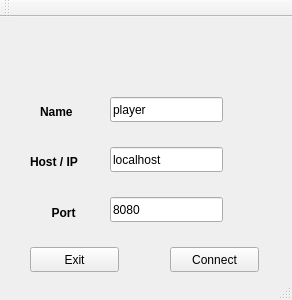
<?xml version="1.0" encoding="UTF-8"?>
<ui version="4.0">
 <class>client_connector</class>
 <widget class="QMainWindow" name="client_connector">
  <property name="geometry">
   <rect>
    <x>0</x>
    <y>0</y>
    <width>292</width>
    <height>300</height>
   </rect>
  </property>
  <property name="minimumSize">
   <size>
    <width>292</width>
    <height>300</height>
   </size>
  </property>
  <property name="maximumSize">
   <size>
    <width>292</width>
    <height>300</height>
   </size>
  </property>
  <property name="windowTitle">
   <string>Worms - Cliente</string>
  </property>
  <property name="accessibleDescription">
   <string/>
  </property>
  <property name="autoFillBackground">
   <bool>false</bool>
  </property>
  <property name="styleSheet">
   <string notr="true"/>
  </property>
  <widget class="QWidget" name="centralWidget">
   <widget class="QPushButton" name="connectButton">
    <property name="geometry">
     <rect>
      <x>170</x>
      <y>230</y>
      <width>89</width>
      <height>25</height>
     </rect>
    </property>
    <property name="text">
     <string>Connect</string>
    </property>
   </widget>
   <widget class="QPushButton" name="exitButton">
    <property name="geometry">
     <rect>
      <x>30</x>
      <y>230</y>
      <width>89</width>
      <height>25</height>
     </rect>
    </property>
    <property name="minimumSize">
     <size>
      <width>89</width>
      <height>25</height>
     </size>
    </property>
    <property name="maximumSize">
     <size>
      <width>89</width>
      <height>25</height>
     </size>
    </property>
    <property name="text">
     <string>Exit</string>
    </property>
   </widget>
   <widget class="QLabel" name="ipLabel">
    <property name="geometry">
     <rect>
      <x>30</x>
      <y>130</y>
      <width>71</width>
      <height>31</height>
     </rect>
    </property>
    <property name="text">
     <string>&lt;html&gt;&lt;head/&gt;&lt;body&gt;&lt;p&gt;&lt;span style=&quot; font-weight:600; color:#000000;&quot;&gt;Host / IP&lt;/span&gt;&lt;/p&gt;&lt;/body&gt;&lt;/html&gt;</string>
    </property>
   </widget>
   <widget class="QLabel" name="portLabel">
    <property name="geometry">
     <rect>
      <x>30</x>
      <y>186</y>
      <width>67</width>
      <height>21</height>
     </rect>
    </property>
    <property name="text">
     <string>&lt;html&gt;&lt;head/&gt;&lt;body&gt;&lt;p align=&quot;center&quot;&gt;&lt;span style=&quot; font-weight:600; color:#000000;&quot;&gt;Port&lt;/span&gt;&lt;/p&gt;&lt;/body&gt;&lt;/html&gt;</string>
    </property>
   </widget>
   <widget class="QLabel" name="logoWorms">
    <property name="geometry">
     <rect>
      <x>50</x>
      <y>0</y>
      <width>201</width>
      <height>71</height>
     </rect>
    </property>
    <property name="text">
     <string/>
    </property>
    <property name="textFormat">
     <enum>Qt::RichText</enum>
    </property>
    <property name="pixmap">
     <pixmap resource="client_resources.qrc">:/images/worms_logo.png</pixmap>
    </property>
   </widget>
   <widget class="QLabel" name="background">
    <property name="geometry">
     <rect>
      <x>-50</x>
      <y>-40</y>
      <width>411</width>
      <height>311</height>
     </rect>
    </property>
    <property name="text">
     <string/>
    </property>
    <property name="textFormat">
     <enum>Qt::RichText</enum>
    </property>
    <property name="pixmap">
     <pixmap resource="client_resources.qrc">:/images/connector_bg.jpg</pixmap>
    </property>
    <property name="scaledContents">
     <bool>true</bool>
    </property>
   </widget>
   <widget class="QLabel" name="portBoxLabel">
    <property name="geometry">
     <rect>
      <x>10</x>
      <y>170</y>
      <width>101</width>
      <height>51</height>
     </rect>
    </property>
    <property name="text">
     <string/>
    </property>
    <property name="pixmap">
     <pixmap resource="client_resources.qrc">:/images/text_box.png</pixmap>
    </property>
    <property name="scaledContents">
     <bool>true</bool>
    </property>
   </widget>
   <widget class="QLabel" name="playerNameLabel">
    <property name="geometry">
     <rect>
      <x>40</x>
      <y>80</y>
      <width>91</width>
      <height>31</height>
     </rect>
    </property>
    <property name="text">
     <string>&lt;html&gt;&lt;head/&gt;&lt;body&gt;&lt;p&gt;&lt;span style=&quot; font-weight:600; color:#000000;&quot;&gt; Name&lt;/span&gt;&lt;/p&gt;&lt;/body&gt;&lt;/html&gt;</string>
    </property>
   </widget>
   <widget class="QLabel" name="ipBoxLabel">
    <property name="geometry">
     <rect>
      <x>10</x>
      <y>120</y>
      <width>101</width>
      <height>51</height>
     </rect>
    </property>
    <property name="text">
     <string/>
    </property>
    <property name="pixmap">
     <pixmap resource="client_resources.qrc">:/images/text_box.png</pixmap>
    </property>
    <property name="scaledContents">
     <bool>true</bool>
    </property>
   </widget>
   <widget class="QLabel" name="nameBoxLabel">
    <property name="geometry">
     <rect>
      <x>10</x>
      <y>70</y>
      <width>101</width>
      <height>51</height>
     </rect>
    </property>
    <property name="text">
     <string/>
    </property>
    <property name="pixmap">
     <pixmap resource="client_resources.qrc">:/images/text_box.png</pixmap>
    </property>
    <property name="scaledContents">
     <bool>true</bool>
    </property>
   </widget>
   <widget class="QLineEdit" name="playerNameInput">
    <property name="geometry">
     <rect>
      <x>110</x>
      <y>80</y>
      <width>113</width>
      <height>25</height>
     </rect>
    </property>
    <property name="text">
     <string>player</string>
    </property>
   </widget>
   <widget class="QLineEdit" name="ipTextInput">
    <property name="geometry">
     <rect>
      <x>110</x>
      <y>130</y>
      <width>113</width>
      <height>25</height>
     </rect>
    </property>
    <property name="text">
     <string>localhost</string>
    </property>
   </widget>
   <widget class="QLineEdit" name="portTextInput">
    <property name="geometry">
     <rect>
      <x>110</x>
      <y>180</y>
      <width>113</width>
      <height>25</height>
     </rect>
    </property>
    <property name="text">
     <string>8080</string>
    </property>
   </widget>
   <zorder>background</zorder>
   <zorder>portBoxLabel</zorder>
   <zorder>logoWorms</zorder>
   <zorder>connectButton</zorder>
   <zorder>exitButton</zorder>
   <zorder>portLabel</zorder>
   <zorder>ipBoxLabel</zorder>
   <zorder>ipLabel</zorder>
   <zorder>nameBoxLabel</zorder>
   <zorder>playerNameLabel</zorder>
   <zorder>playerNameInput</zorder>
   <zorder>ipTextInput</zorder>
   <zorder>portTextInput</zorder>
  </widget>
  <widget class="QToolBar" name="mainToolBar">
   <attribute name="toolBarArea">
    <enum>TopToolBarArea</enum>
   </attribute>
   <attribute name="toolBarBreak">
    <bool>false</bool>
   </attribute>
  </widget>
  <widget class="QStatusBar" name="statusBar"/>
 </widget>
 <layoutdefault spacing="6" margin="11"/>
 <resources>
  <include location="client_resources.qrc"/>
 </resources>
 <connections/>
</ui>
